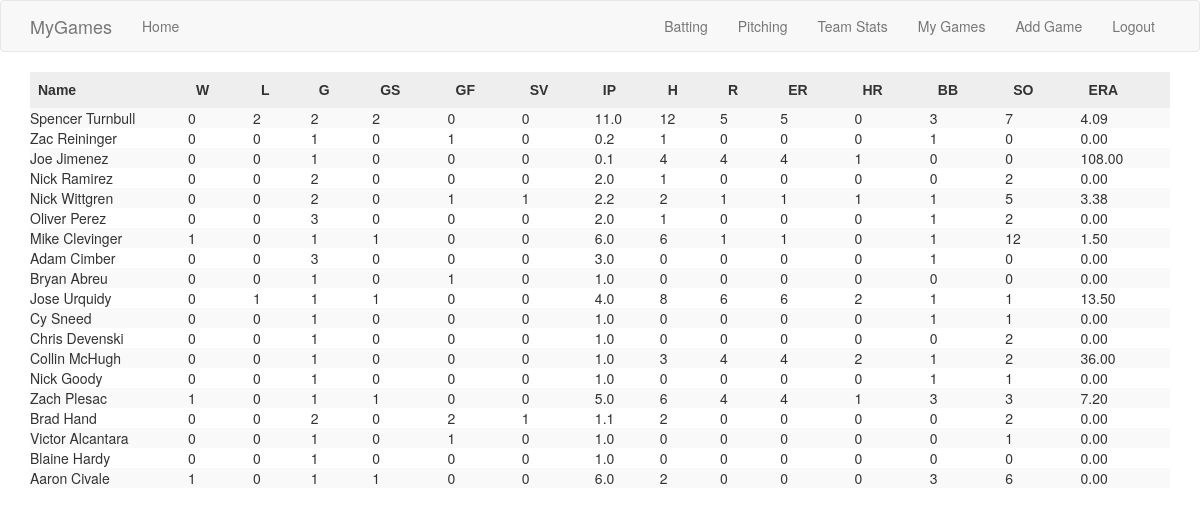
Page /pitcherstats (signed in) on the earlier database version.
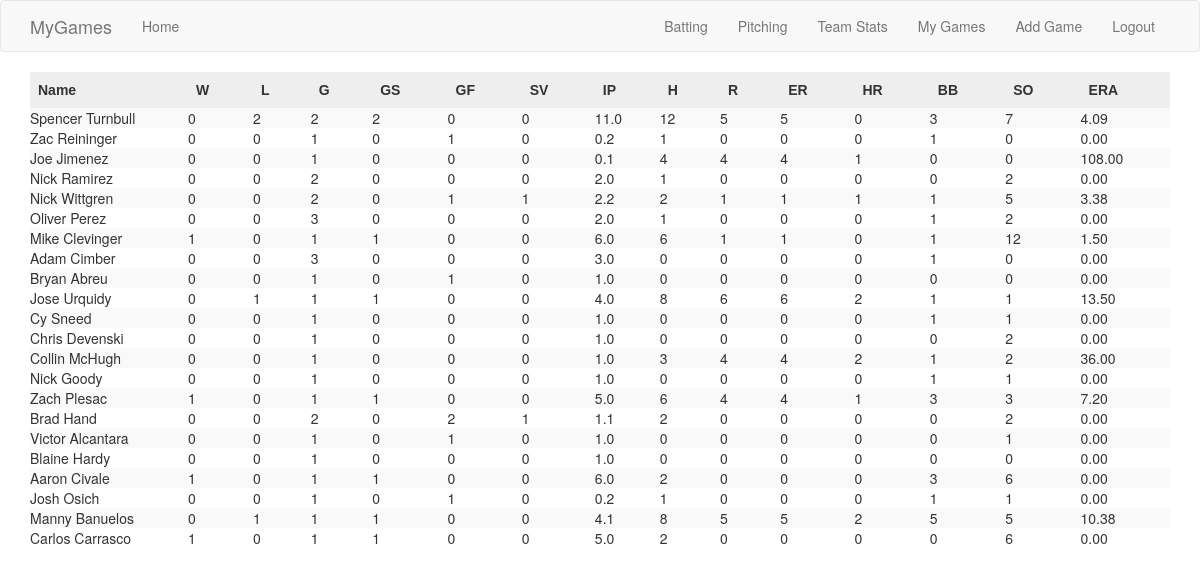
Same page on the later database version.
### app/models.py (models this page shows)
class PlayerData(db.Model):
	id = db.Column(db.Integer, primary_key=True)
	name = db.Column(db.String(64), index=True)
	sort_name = db.Column(db.String(64), index=True)

### app/routes.py (the view)
@app.route('/pitcherstats')
@login_required
def pitcher_stats():
	games = Game.query.filter_by(user_id=current_user.id)
	pks = [ game.game_pk for game in games ]
	pitchers = defaultdict(lambda: defaultdict(int))
	for pk in pks:
		pitch_games = PitchGame.query.filter_by(game_pk=pk)
		for game in pitch_games:
			id = game.pitcher_id
			pitchers[id]['w'] = pitchers[id]['w'] + game.w
			pitchers[id]['losses'] = pitchers[id]['losses'] + game.losses
			pitchers[id]['g'] = pitchers[id]['g'] + 1
			pitchers[id]['gs'] = pitchers[id]['gs'] + game.gs
			pitchers[id]['gf'] = pitchers[id]['gf'] + game.gf
			pitchers[id]['sv'] = pitchers[id]['sv'] + game.sv
			pitchers[id]['outs'] = pitchers[id]['outs'] + game.outs
			pitchers[id]['h'] = pitchers[id]['h'] + game.h
			pitchers[id]['r'] = pitchers[id]['r'] + game.r
			pitchers[id]['er'] = pitchers[id]['er'] + game.er
			pitchers[id]['hr'] = pitchers[id]['hr'] + game.hr
			pitchers[id]['bb'] = pitchers[id]['bb'] + game.bb
			pitchers[id]['so'] = pitchers[id]['so'] + game.so
	for id in pitchers.keys():
		pitchers[id]['ip'] = '{}.{}'.format(int(pitchers[id]['outs'] / 3),
											pitchers[id]['outs'] % 3)
		if pitchers[id]['outs'] == 0:
			pitchers[id]['era'] = '-.--'
		else:
			era = (pitchers[id]['er'] / pitchers[id]['outs']) * 27
			pitchers[id]['era'] = '{:.2f}'.format(era)
		player_record = PlayerData.query.filter_by(id=id).first()
		if player_record is not None:
			pitchers[id]['name'] = player_record.name
		else:
			pitchers[id]['name'] = "???"
	return render_template("pitch_stats.html", players=pitchers.values())

### app/models.py (called while the page is built)
@login.user_loader
def load_user(id):
	return User.query.get(int(id))

### app/templates/pitch_stats.html
{% extends "sort_table.html" %}
{% block app_content %}
<table id="sorttable" class="tablesorter-bootstrap">
	<thead>
		<tr>
			<th>Name</th>
			<th>W</th>
			<th>L</th>
			<th>G</th>
			<th>GS</th>
			<th>GF</th>
			<th>SV</th>
			<th>IP</th>
			<th>H</th>
			<th>R</th>
			<th>ER</th>
			<th>HR</th>
			<th>BB</th>
			<th>SO</th>
			<th>ERA</th>
		</tr>
	</thead>
	<tbody>
		{% for player in players %}
		<tr>
			<td>{{ player['name'] }}</td>
			<td>{{ player['w'] }}</td>
			<td>{{ player['losses'] }}</td>
			<td>{{ player['g'] }}</td>
			<td>{{ player['gs'] }}</td>
			<td>{{ player['gf'] }}</td>
			<td>{{ player['sv'] }}</td>
			<td>{{ player['ip'] }}</td>
			<td>{{ player['h'] }}</td>
			<td>{{ player['r'] }}</td>
			<td>{{ player['er'] }}</td>
			<td>{{ player['hr'] }}</td>
			<td>{{ player['bb'] }}</td>
			<td>{{ player['so'] }}</td>
			<td>{{ player['era'] }}</td>
		</tr>
		{% endfor %}
	</tbody>
</table>
{% endblock %}

### app/templates/sort_table.html (shortened to what this page needs)
{% extends "base.html" %}
{% block styles %}
	{{ super() }}
	<link rel="stylesheet" href="{{ url_for('static', filename='css/theme.bootstrap_3.css') }}">
{% endblock %}

### app/templates/base.html (shortened to what this page needs)
{% extends 'bootstrap/base.html' %}
{% block styles %}
	{{ super() }}
	<link rel="stylesheet" href="{{ url_for('static', filename='css/theme.bootstrap_3.css') }}">
{% endblock %}
{% block navbar %}
    <nav class="navbar navbar-default">
        <div class="container">
            <div class="navbar-header">
                <a class="navbar-brand" href="{{ url_for('index') }}">MyGames</a>
            </div>
            <div class="collapse navbar-collapse" id="bs-example-navbar-collapse-1">
                <ul class="nav navbar-nav">
                    <li><a href="{{ url_for('index') }}">Home</a></li>
                </ul>
                <ul class="nav navbar-nav navbar-right">
                    {% if current_user.is_anonymous %}
                    <li><a href="{{ url_for('login') }}">Login</a></li>
                    {% else %}
                    <li><a href="{{ url_for('batter_stats') }}">Batting</a></li>
					<li><a href="{{ url_for('pitcher_stats') }}">Pitching</a></li>
					<li><a href="{{ url_for('team_records') }}">Team Stats</a></li>
					<li><a href="{{ url_for('list_games') }}">My Games</a></li>
					<li><a href="{{ url_for('choose_date') }}">Add Game</a></li>
                    <li><a href="{{ url_for('logout') }}">Logout</a></li>
                    {% endif %}
                </ul>
            </div>
        </div>
    </nav>
{% endblock %}
{% block content %}
    <div class="container">
        {% block app_content %}{% endblock %}
    </div>
{% endblock %}

Differences in the rows shown:
added PlayerData: name "Josh Osich", w "0", losses "0", g "1", gs "0", gf "1", sv "0", ip "0.2", h "1", r "0", er "0", hr "0", bb "1", so "1", era "0.00"
added PlayerData: name "Manny Banuelos", w "0", losses "1", g "1", gs "1", gf "0", sv "0", ip "4.1", h "8", r "5", er "5", hr "2", bb "5", so "5", era "10.38"
added PlayerData: name "Carlos Carrasco", w "1", losses "0", g "1", gs "1", gf "0", sv "0", ip "5.0", h "2", r "0", er "0", hr "0", bb "0", so "6", era "0.00"
